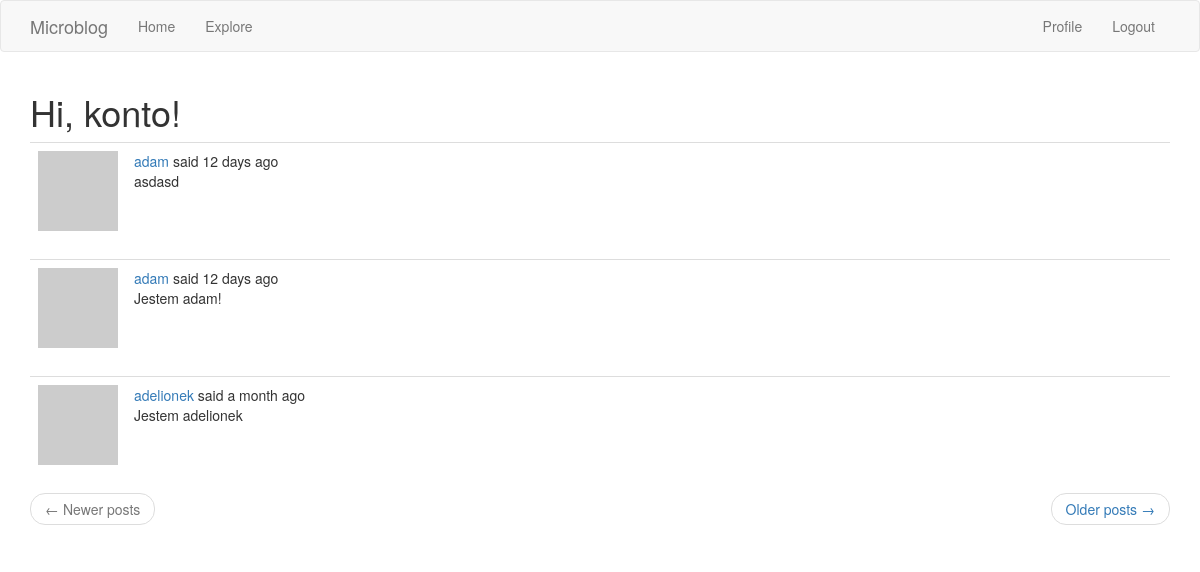
The app's page /explore (signed in) with its own data.
### app/models.py (models this page shows, shortened)
class User(db.Model, UserMixin):
    id = db.Column(db.Integer, primary_key=True)
    username = db.Column(db.String(64), index=True, unique=True)
    email = db.Column(db.String(120), index=True, unique=True)
    password_hash = db.Column(db.String(128))
    posts = db.relationship('Post', backref='author', lazy='dynamic')
    about_me = db.Column(db.String(140))
    last_seen = db.Column(db.DateTime, default=datetime.utcnow)
    followed = db.relationship(
        'User', secondary=followers,
        primaryjoin=(followers.c.follower_id == id),
        secondaryjoin=(followers.c.followed_id == id),
        backref=db.backref('followers', lazy='dynamic'), lazy='dynamic') # user1.follow(user2) -->  user2.followers()
    def avatar(self, size):
        digest = md5(self.email.lower().encode('utf-8')).hexdigest()
        return 'https://www.gravatar.com/avatar/{}?d=identicon&s={}'.format(digest, size)

class Post(db.Model):
    id = db.Column(db.Integer, primary_key=True)
    body = db.Column(db.String(140))
    timestamp = db.Column(db.DateTime, index=True, default=datetime.utcnow)
    user_id = db.Column(db.Integer, db.ForeignKey('user.id'))

### app/routes.py (the view)
@app.route('/explore')
@login_required
def explore():
    page = request.args.get('page', 1, type=int)
    posts = Post.query.order_by(Post.timestamp.desc()).paginate(
        page, app.config['POSTS_PER_PAGE'], False
    )
    next_url=url_for('explore', page=posts.next_num) \
        if posts.has_next else None
    prev_url=url_for('explore', page=posts.prev_num) \
        if posts.has_prev else None
    return render_template('index.html', title='Explore', posts=posts.items, prev_url=prev_url, next_url=next_url)

### app/models.py (called while the page is built)
@login.user_loader  # callback for current_user
def load_user(id):
    return User.query.get(int(id))  # puts the user in db session, gets it by primary key

### app/routes.py (called while the page is built)
@app.before_request
def before_request():
    if current_user.is_authenticated:
        current_user.last_seen = datetime.utcnow()
        db.session.commit()

### app/Templates/index.html (shortened to what this page needs)
{% extends "base.html" %}
{% block app_content %}
    <h1>Hi, {{ current_user.username }}!</h1>
    {% for post in posts %}
            {% include '_post.html' %}
    {% endfor %}
    <nav aria-label="...">
        <ul class="pager">
            <li class="previous{% if not prev_url %} disabled{% endif %}">
                <a href="{{ prev_url or '#' }}">
                    <span aria-hidden="true">&larr;</span> Newer posts
                </a>
            </li>
            <li class="next{% if not next_url %} disabled{% endif %}">
                <a href="{{ next_url or '#' }}">
                    Older posts <span aria-hidden="true">&rarr;</span>
                </a>
            </li>
        </ul>
    </nav>
{% endblock %}

### app/Templates/_post.html (shortened to what this page needs)
<table class="table table-hover">
    <tr>
        <td width="70px">
            <a href="{{ url_for('user', username=post.author.username)}}">
                <img src="{{ post.author.avatar(36) }}">
            </a>
        </td>
        <td>
            <a href="{{ url_for('user', username=post.author.username)}}">
                {{ post.author.username }}
            </a>
            said {{ moment(post.timestamp).fromNow() }}
            <br>
            {{ post.body }}
        </td>
    </tr>
</table>

### records on screen
User: username "konto"
Post: author.username "adam", timestamp "12 days ago", body "asdasd"
Post: author.username "adam", timestamp "12 days ago", body "Jestem adam!"
Post: author.username "adelionek", timestamp "a month ago", body "Jestem adelionek"
